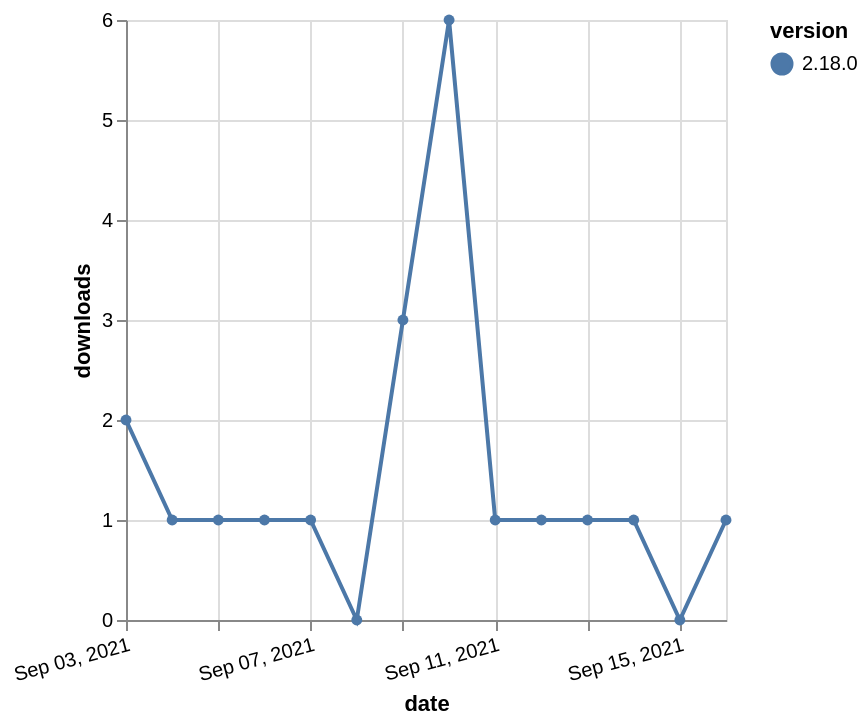

Express this chart as Vega-Lite.
### Vega-Lite specification from a JSON file in a GitHub repository (floating-point values rounded to 4 significant figures)
{"$schema": "https://vega.github.io/schema/vega-lite/v5.json", "description": "A simple bar chart with embedded data.", "data": {"values": [{"date": "2021-09-03", "total": 507, "delta": 2, "version": "2.18.0"}, {"date": "2021-09-04", "total": 508, "delta": 1, "version": "2.18.0"}, {"date": "2021-09-05", "total": 509, "delta": 1, "version": "2.18.0"}, {"date": "2021-09-06", "total": 510, "delta": 1, "version": "2.18.0"}, {"date": "2021-09-07", "total": 511, "delta": 1, "version": "2.18.0"}, {"date": "2021-09-08", "total": 511, "delta": 0, "version": "2.18.0"}, {"date": "2021-09-09", "total": 514, "delta": 3, "version": "2.18.0"}, {"date": "2021-09-10", "total": 520, "delta": 6, "version": "2.18.0"}, {"date": "2021-09-11", "total": 521, "delta": 1, "version": "2.18.0"}, {"date": "2021-09-12", "total": 522, "delta": 1, "version": "2.18.0"}, {"date": "2021-09-13", "total": 523, "delta": 1, "version": "2.18.0"}, {"date": "2021-09-14", "total": 524, "delta": 1, "version": "2.18.0"}, {"date": "2021-09-15", "total": 524, "delta": 0, "version": "2.18.0"}, {"date": "2021-09-16", "total": 525, "delta": 1, "version": "2.18.0"}]}, "width": "container", "mark": {"type": "line", "point": {"filled": true}}, "encoding": {"x": {"field": "date", "type": "temporal", "timeUnit": "yearmonthdate", "title": "date", "axis": {"labelAngle": -15}}, "y": {"field": "delta", "type": "quantitative", "title": "downloads"}, "color": {"field": "version", "type": "nominal"}, "tooltip": {"field": "delta"}}}
